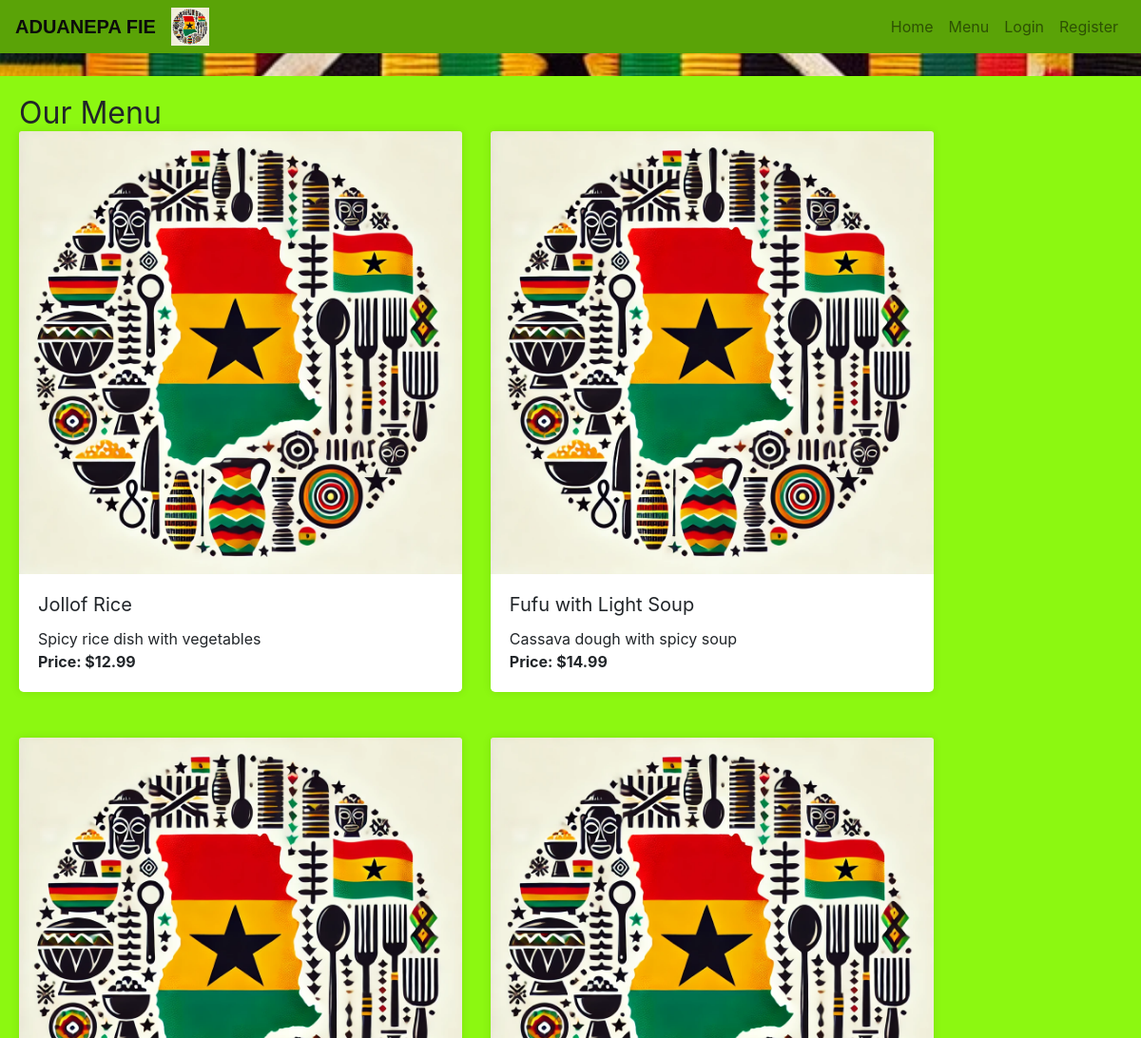
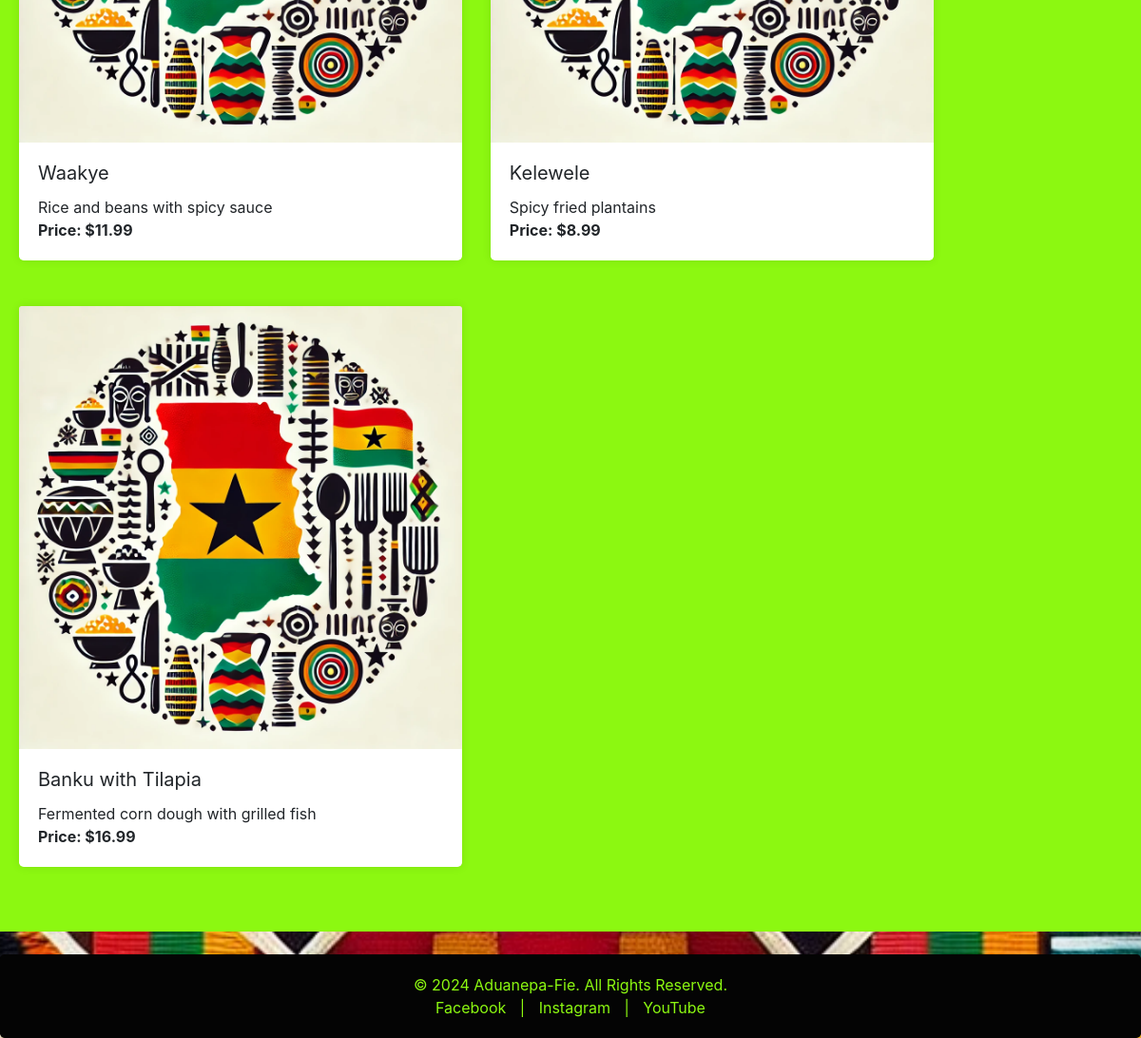
Before: /menu/ with the older database file (2 pictures, top to bottom).
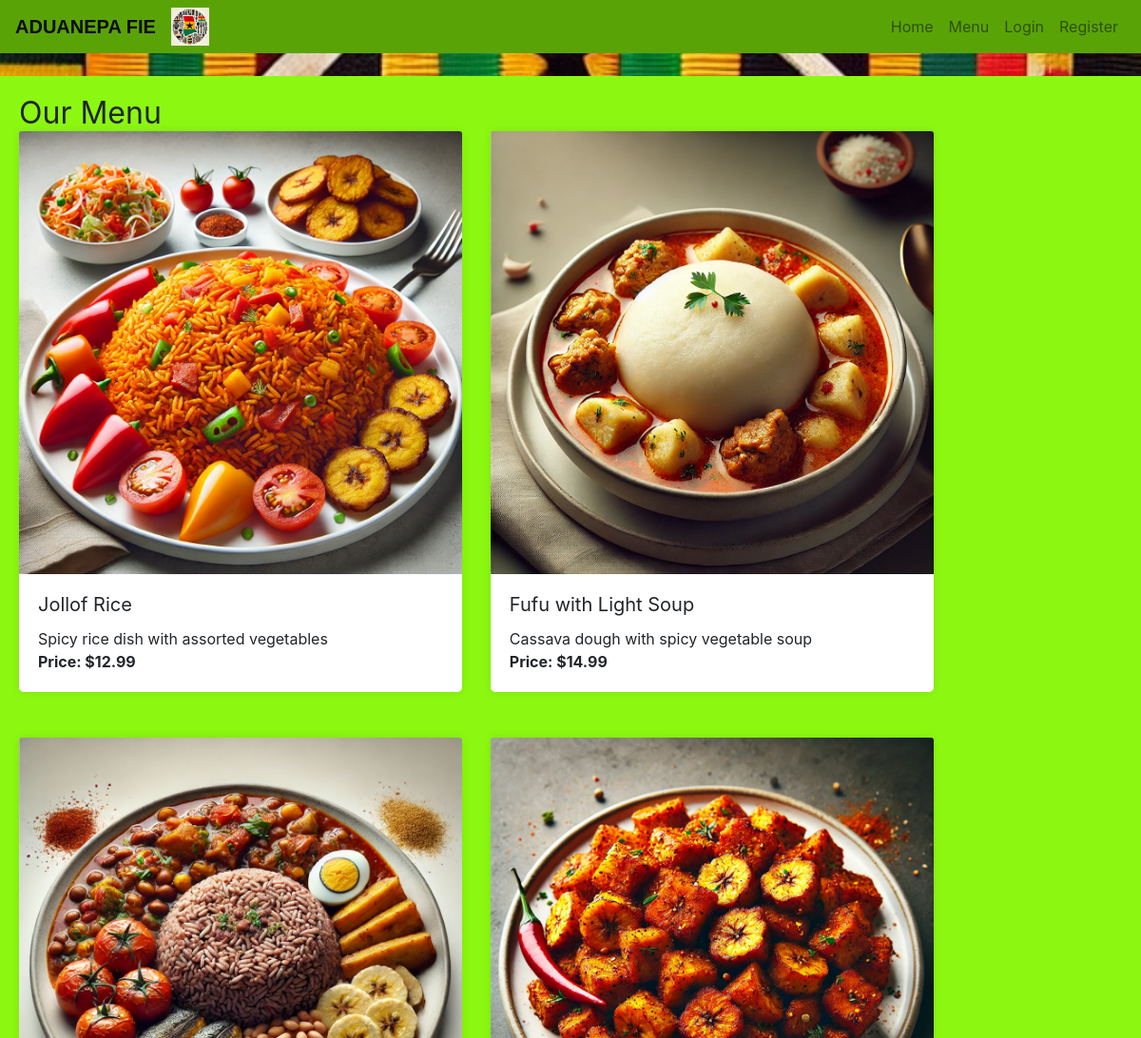
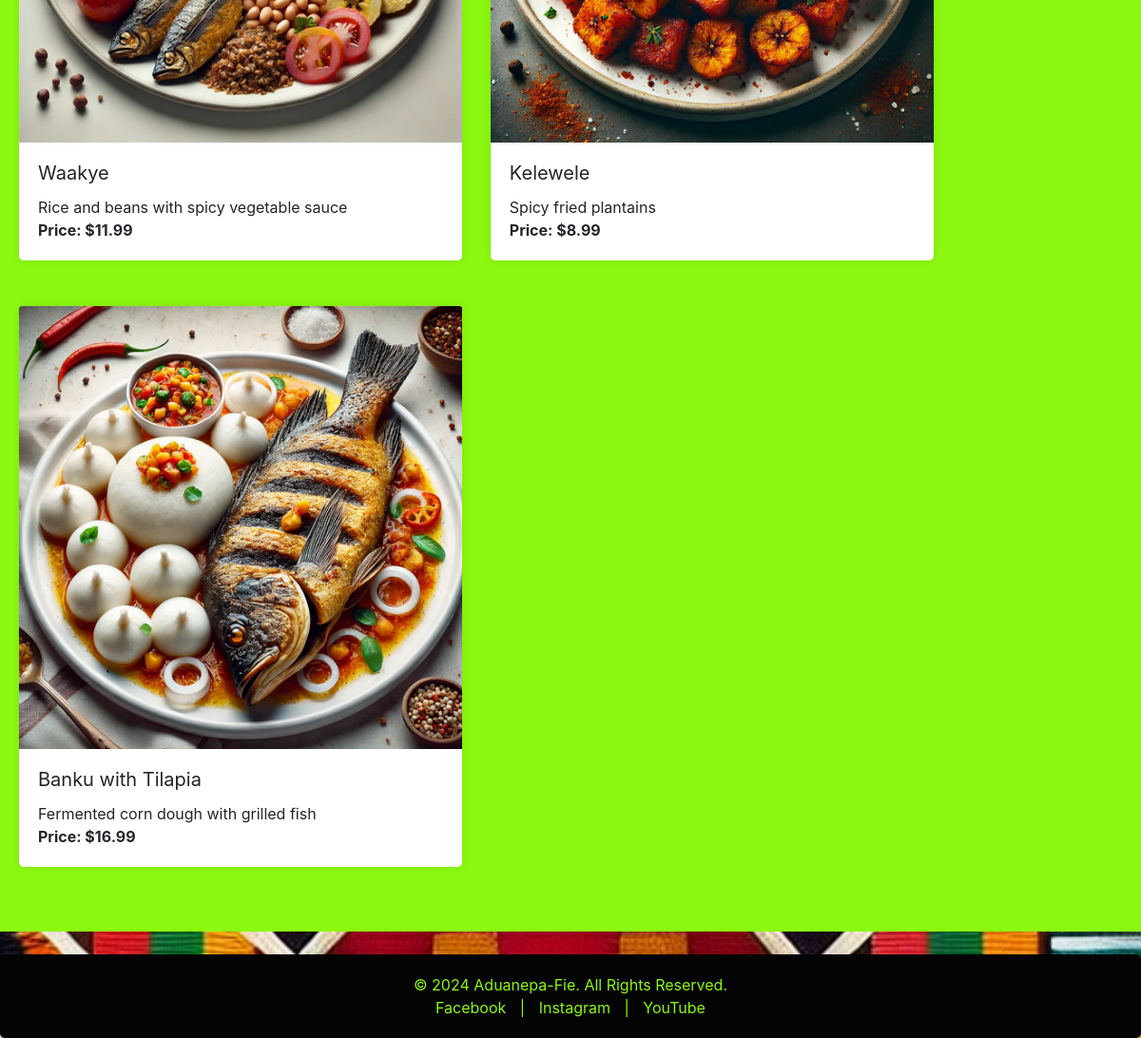
After: the same page with the newer database file (2 pictures, top to bottom).
### bookings/models.py (models this page shows, shortened)
class MenuItem(models.Model):
    name = models.CharField(max_length=100)
    description = models.TextField()
    price = models.DecimalField(max_digits=6, decimal_places=2)
    image = models.ImageField(upload_to='images/')

### bookings/views.py (the view)
# urls.py: path('menu/', views.menu, name='menu'),
def menu(request):
    menu_items = MenuItem.objects.all()
    return render(request, 'menu.html', {'menu_items': menu_items})

### templates/menu.html (shortened to what this page needs)
{% extends 'base.html' %}
{% load static %}
{% block content %}
    <h2>Our Menu</h2>
    <div class="row">
    {% for item in menu_items %}
        <div class="col-md-5 mb-5">
            <div class="card">
                {% if item.image %}
                    <img src="{{ item.image.url }}" class="card-img-top" alt="{{ item.name }}">
                {% else %}
                    <img src="{% static 'images/default_food.jpg' %}" class="card-img-top" alt="{{ item.name }}">
                {% endif %}
                <div class="card-body">
                    <h5 class="card-title">{{ item.name }}</h5>
                    <p class="card-text">{{ item.description }}</p>
                    <p class="card-text"><strong>Price: ${{ item.price }}</strong></p>
                </div>
            </div>
        </div>
    {% endfor %}
    </div>
{% endblock %}

### templates/base.html (shortened to what this page needs)
{% load static %}
<!DOCTYPE html>
<html lang="en">
<head>
    <link rel="stylesheet" href="https://stackpath.bootstrapcdn.com/bootstrap/4.5.2/css/bootstrap.min.css">
    <link rel="stylesheet" href="{% static 'css/styles.css' %}">
</head>
<body>
    <nav class="navbar navbar-expand-lg navbar-light bg-red">
        <a class="navbar-brand" href="{% url 'home' %}">ADUANEPA FIE</a>
        <img src="{% static 'images/default_image.jpg' %}" alt="Aduanepa Fie Logo" style="height: 40px;"></a>
        <div class="collapse navbar-collapse" id="navbarNav">
            <div class="navbar-nav ml-auto">
                <a class="nav-item nav-link" href="{% url 'home' %}">Home</a>
                <a class="nav-item nav-link" href="{% url 'menu' %}">Menu</a>
                {% if user.is_authenticated %}
                    <a class="nav-item nav-link" href="{% url 'create_booking' %}">Book a Table</a>
                    <a class="nav-item nav-link" href="{% url 'my_bookings' %}">My Bookings</a>
                    <form id="logout-form" action="{% url 'logout' %}" method="post" style="display: inline;">
                        {% csrf_token %}
                        <button type="submit" class="nav-item nav-link btn btn-link" style="display: inline; padding: 0;">Logout</button>
                    </form>
                {% else %}
                    <a class="nav-item nav-link" href="{% url 'login' %}">Login</a>
                    <a class="nav-item nav-link" href="{% url 'register' %}">Register</a>
                {% endif %}
            </div>
        </div>
    </nav>
    <div class="container mt-4">
        {% block content %}
        {% endblock %}
    </div>
    <footer class="mt-4 text-center">
        <p>&copy; 2024 Aduanepa-Fie. All Rights Reserved.</p>
        <div class="social-media">
            <a href="https://www.facebook.com/yourpage" target="_blank">Facebook</a> |
            <a href="https://www.instagram.com/yourprofile" target="_blank">Instagram</a> |
            <a href="https://www.youtube.com/yourchannel" target="_blank">YouTube</a>
        </div>
    </footer>
</body>
</html>

### static/css/styles.css (style rules this page uses)
body, h1, h2, h3, h4, h5, h6, p, ul { margin: 0; padding: 0; font-weight: normal; }
body { background-image: url('/static/images/kente_background.jpg'); background-size: cover; background-repeat: no-repeat; background-attachment: fixed; background-position: center; }
.container { background-color: #8cf811; max-width: 1200px; margin: 0 auto; padding: 20px; }
.navbar { background-color: #5aa307; }
.navbar .navbar-brand { font-weight: bold; color: #0b0b0b; font-family:Verdana, Geneva, Tahoma, sans-serif; }
.navbar .nav-link { color: #020202; }
.card { border: none; border-radius: 0.3rem; box-shadow: 0 0 10px rgba(0, 0, 0, 0.1); }
.card-body { padding: 20px; }
footer { background-color: #040404; color: #8cf811; text-align: center; padding: 20px; margin-top: 5px; border-radius: 0.3rem; }
footer .social-media a { color: #8cf811; margin: 0 10px; text-decoration: none; }

Changed rows visible on the page:
changed MenuItem "Jollof Rice": image: picture added in place of a placeholder; description "Spicy rice dish with vegetables" → "Spicy rice dish with assorted vegetables"
changed MenuItem "Fufu with Light Soup": image: picture added in place of a placeholder; description "Cassava dough with spicy soup" → "Cassava dough with spicy vegetable soup"
changed MenuItem "Waakye": image: picture added in place of a placeholder; description "Rice and beans with spicy sauce" → "Rice and beans with spicy vegetable sauce"
changed MenuItem "Kelewele": image: picture added in place of a placeholder
changed MenuItem "Banku with Tilapia": image: picture added in place of a placeholder
